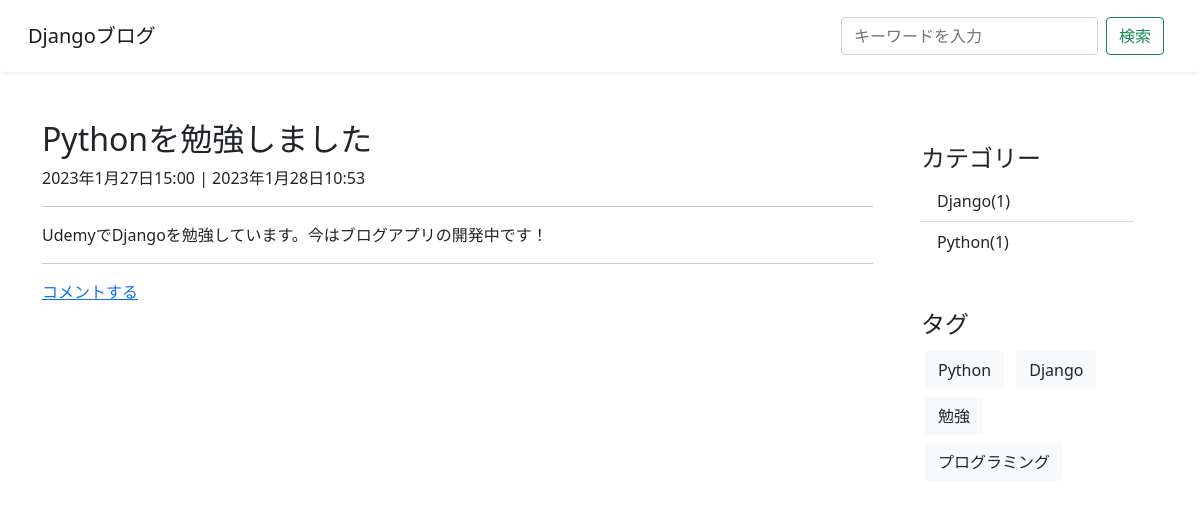
The app's page /post/1, older data.
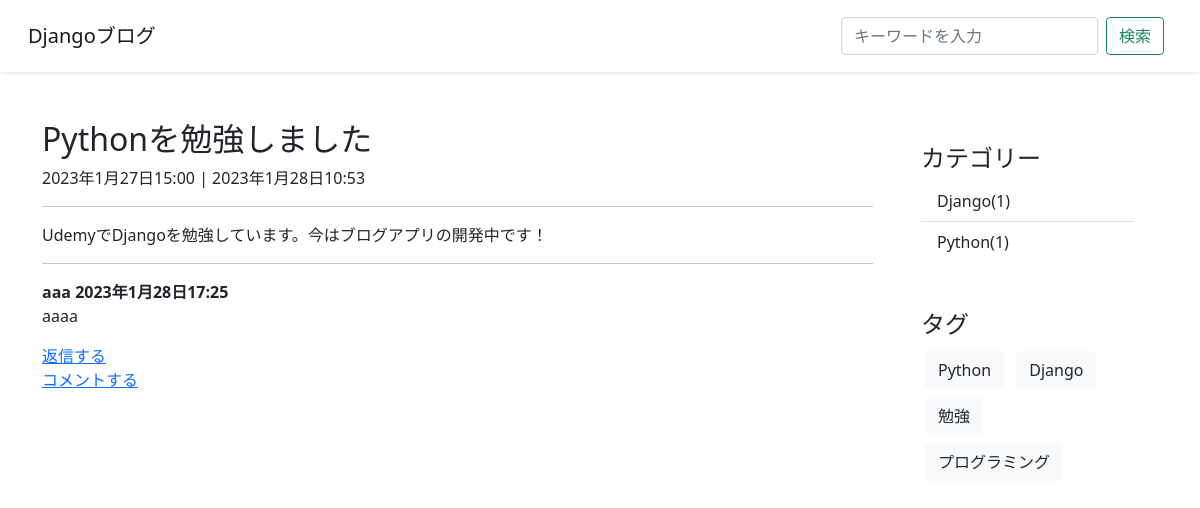
The same page, newer data.
### blog/models.py (models this page shows, shortened)
class Category(models.Model):
    name = models.CharField(verbose_name="カテゴリー", max_length=255)
    slug = models.SlugField(verbose_name="URL", unique=True)
    class Meta:
        verbose_name = "カテゴリー"
        verbose_name_plural = "カテゴリー"

class Tag(models.Model):
    name = models.CharField(verbose_name="タグ", max_length=255)
    slug = models.SlugField(verbose_name="URL", unique=True)
    class Meta:
        verbose_name = "タグ"
        verbose_name_plural = "タグ"

class Comment(models.Model):
    name = models.CharField(verbose_name="名前", max_length=100)
    text = models.TextField(verbose_name="本文")
    created_at = models.DateTimeField(verbose_name="作成日", auto_now_add=True)
    post = models.ForeignKey(Post, verbose_name="記事", on_delete=models.CASCADE)
    class Meta:
        verbose_name = "コメント"
        verbose_name_plural = "コメント"

### blog/views.py (the view)
# urls.py: path('post/<int:pk>', PostDetailView.as_view(), name='post-detail'),
class PostDetailView(DetailView):
    model = Post
    template_name = "blog/post_detail.html"
    def get_object(self, queryset=None):
        post = super().get_object(queryset) #ここで詳細記事を返している
        if post.is_published or self.request.user.is_authenticated:
            return post
        else:
            raise Http404

### blog/context_processors.py (called while the page is built)
def common(request):
    context = {
        "categories": Category.objects.annotate(
          count=Count("post", Q(post__is_published=True))
        ),
        "tags": Tag.objects.all
    }
    return context

### blog/templates/blog/post_detail.html
{% extends 'blog/base.html' %}
{% block content %}
  <div class="row">
    <div class="col-9">
      <div class="article-area">
        <h2>{{ post.title }}</h2>
        <p>{{ post.created_at }} | {{ post.updated_at }}</p>
        <hr>
        <p>{{ post.content }}</p>
      </div>
      {% include 'blog/snippets/comments.html'%}
      <a href="{% url 'comment' post.pk %}">コメントする</a>
    </div>
    <div class="col-3">
      {% include "blog/snippets/sidebar.html" %}
    </div>
  </div>
{% endblock %}

### blog/templates/blog/snippets/comments.html (shortened to what this page needs)
<hr>
{% for comment in post.comment_set.all %}
  <div class="comment">
    <b>{{ comment.name }} {{ comment.created_at }}</b>
    <p>{{ comment.text }}</p>
    <a href="{% url 'reply' comment.pk %}">返信する</a>
  </div>
{% endfor %}

### blog/templates/blog/snippets/sidebar.html
<div class="p-4 category">
  <h4>カテゴリー</h4>
  <ul class="list-group list-group-flush">
    {% for category in categories %}
      {% if category.count > 0 %}
        <li class="list-group-item">
          <a href="{% url 'category-post-list' category.slug %}">
            {{ category.name }}({{ category.count }})
          </a>
        </li>
      {% endif %}
    {% endfor %}
  </ul>
</div>
<div class="p-4">
  <h4>タグ</h4>
  {% for tag in tags %}
      <a class="btn bg-light text-dark m-1" href="{% url 'tag-post-list' tag.slug %}">
        {{ tag.name }}
      </a>
  {% endfor %}
</div>

Row changes from the older to the newer data that the page shows:
added Comment: name "aaa", created_at "2023年1月28日17:25", text "aaaa"
